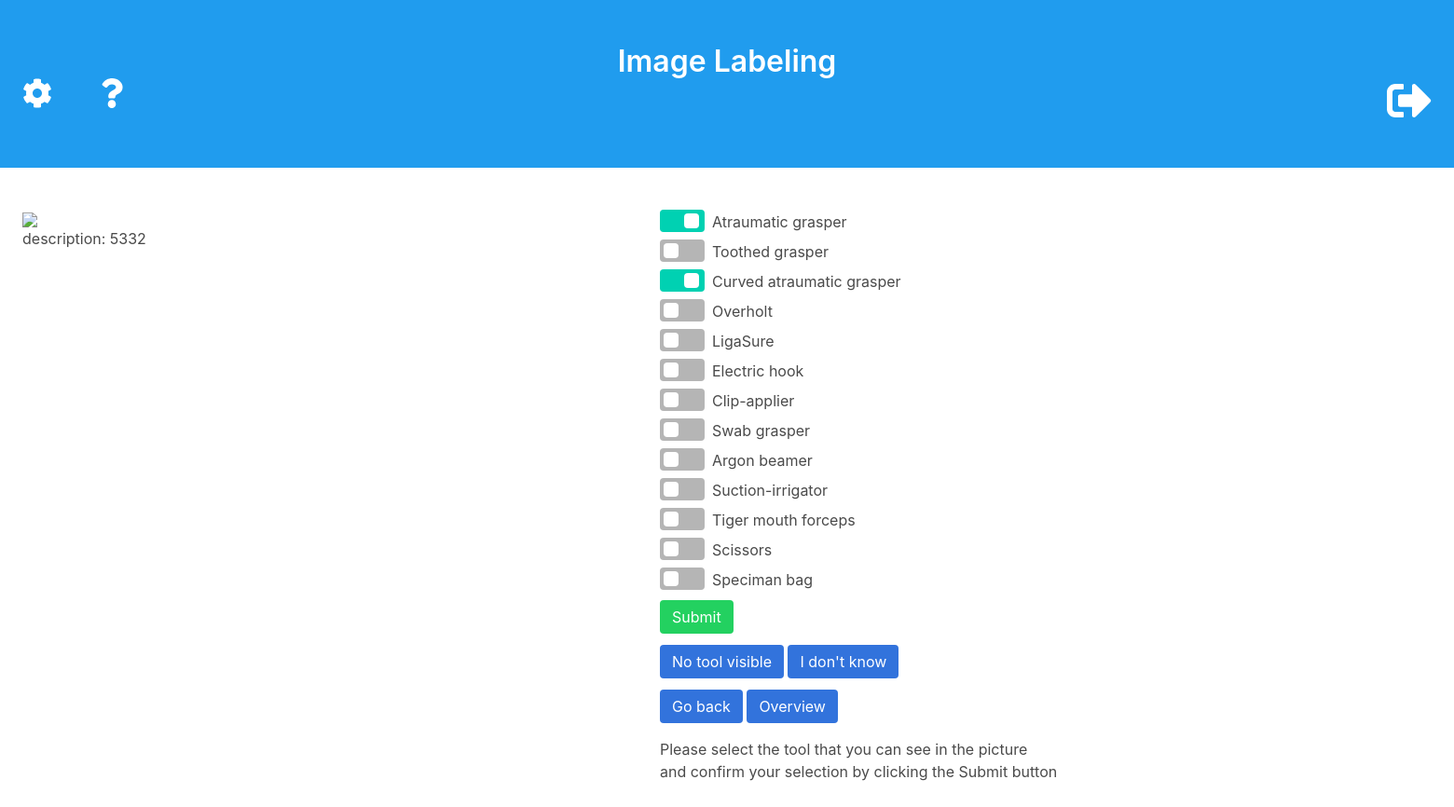
Page /main (signed in) on the committed database.
### image/models.py (models this page shows)
class Label(models.Model):
    name = models.CharField(max_length=50)
    order = models.IntegerField()
    def __str__(self):
        return self.name

### image/views.py (the view)
# urls.py: path('main', views.index, name='main'),
def index(request):
    if not request.user.is_authenticated:
        return render(request, 'proto/login.html')
    next_image = getImage(request)
    context = getPictureInformation(request, next_image)
    anzahl = len(list(Image.objects.all()))
    try:
        message = context.get('message')
        if message == 'noPics':
            return render(request, 'proto/noPictures.html')
    except:
        pass
    return render(request, 'proto/main.html', context)

### image/models.py (called while the page is built)
    def next_image(self, user, image=None):
        nxt_img = None
        network_user = User.objects.get(username=NETWORK_USER)
        if image:
            image_ul = Userlabels.objects.filter(author=user, image=image).first()
            if image_ul:
                labeled_images = Userlabels.objects.filter(author=user, timestamp__gt=image_ul.timestamp)\
                    .order_by('timestamp')
                if labeled_images:
                    nxt_img = labeled_images.first().image
        if not nxt_img:
            unlabeled_images = Image.objects.exclude(userlabels__author=user)
            if unlabeled_images:
                nxt_img = unlabeled_images.annotate(num_ul=models.Count('userlabels'))\
                .order_by('-variance', 'num_ul').first()
            else:
                nxt_img = Image.objects.all().first()
        return nxt_img

    def get_image_labels(self, image, user = User.objects.get(username=NETWORK_USER)):
        userlabel = self.filter(author = user, image = image).first()
        if not userlabel:
            user = User.objects.get(username=NETWORK_USER)
        nn_labels = Label.objects.filter(userlabels__author=user, userlabels__image=image)
        return nn_labels

    def description(self):
        descr = ''
        descr += str(self.id)
        return descr

    def get_path(self):
        path = pathlib.Path(str(self.opset)) / pathlib.Path("%02d"%int(self.op)) / pathlib.Path("%08d"%int(self.name) + '.png')
        return str(path)

### image/views.py (called while the page is built)
def getImage(request):
    if not request.session.get('image'):
        next_image = Image.objects.next_image(request.user)
    else:
        next_image = Image.objects.next_image(request.user, request.session.get('image'))
    request.session['image'] = next_image.id
    return next_image

def getPictureInformation(request, image, previous=False):
    if image == None:
        context = {
            'message': 'noPics'
        }
        return context
    imagelabels = Userlabels.objects.get_image_labels(image, request.user)
    labels = Label.objects.all()
    description = image.description()
    imagepath = image.get_path()
    context = {
        'image': image,
        'labels': labels,
        'imageLabels': imagelabels,
        'description': description,
        'previous': previous,
        'path': imagepath
    }
    return context

### image/templates/proto/main.html (shortened to what this page needs)
{% extends 'proto/base.html' %}
{% block content %}
{% load static %}
{% if user.is_authenticated %}
<body onload="setLabels()">
<div class="columns">
    <div class="column">
        <section class="section is-right">
            <div class="level-item has-image-right">
                <figure class="image-original">
                    <img static src="{%static path %}">
                    <figcaption>description: {{ description }}</figcaption>
                </figure>
            </div>
        </section>
    </div>
    <div class="column is-offset-1">
        <section class="section is-centered">
            <div class="level-item">
                <form action="getSelectedLabels" method="POST" id="labelForm" onkeyup="getEnter()">
                    <div class="container">
                        <div class="field">
                            {% for label in labels %}
                            <div class="field">
                                <label class="checkbox">
                                    <label for="{{ label }}">{{ label }}</label>
                                </label>
                            </div>
                            {% endfor %}
                        </div>
                        <div class="field">
                            <input type="submit" class="button is-success is-centered" value="Submit"
                                   id="submitBtn">
                        </div>
                        <div class="field">
                            <input type="submit" class="button is-link is-centered" value="No tool visible"
                                   formaction="noTools">
                            <input type="submit" class="button is-link is-centered" value="I don't know"
                                   formaction="dontKnow">
                        </div>
                        <div class="field">
                            <input type="submit" class="button is-link is-centered" value="Go back"
                                   formaction="goToPreviousImage">
                            <input type="submit" class="button is-link is-centered" value="Overview"
                                   formaction="goToOverview">
                        </div>
                    </div>
                </form>
            </div>
            Please select the tool that you can see in the picture <br>
            and confirm your selection by clicking the Submit button
        </section>
    </div>
</div>
{% endif %}
{% endblock %}

### image/static/css/myStyle.css (style rules this page uses)
.image-original { height: 270px; width: 480px; }

### rows in the picture
Label: name "Atraumatic grasper"
Label: name "Toothed grasper"
Label: name "Curved atraumatic grasper"
Label: name "Overholt"
Label: name "LigaSure"
Label: name "Electric hook"
Label: name "Clip-applier"
Label: name "Swab grasper"
Label: name "Argon beamer"
Label: name "Suction-irrigator"
Label: name "Tiger mouth forceps"
Label: name "Scissors"
Label: name "Speciman bag"

### other values in the picture
{{ description }} "5332"
